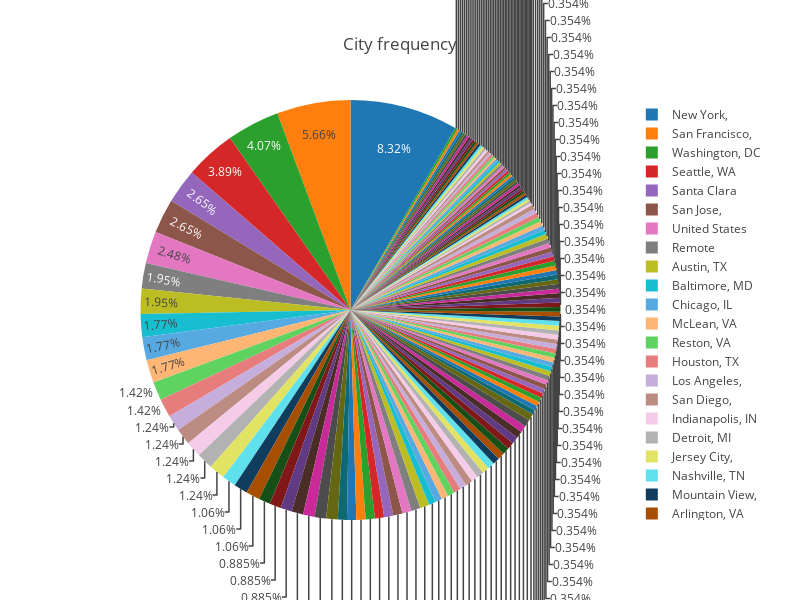

Source (notebook cell):
### Code cell
# Plotly packages
import plotly as py
import plotly.graph_objs as go
from plotly import tools
import cufflinks as cf
import ipywidgets as widgets
from scipy import special
py.offline.init_notebook_mode(connected=True)

# Pass in values for our pie chart
trace = go.Pie(labels=job_data['Location'].value_counts().index, values = job_data['Location'].value_counts())

# Create the layout
layout = go.Layout(
    title = 'City frequency',
    height = 600,
    width = 800,
    autosize = False
)

# Construct the chart
fig = go.Figure(data = [trace], layout = layout)
py.offline.iplot(fig, filename ='cufflinks/simple')

### Figure 1 — Plotly figure (JSON) as saved in the notebook; plotly's stock layout.template omitted (floating-point values rounded to 4 significant figures; data arrays with more than 128 entries replaced by an {"elided": "..."} marker saying what was removed)
{"data": [{"labels": {"elided": "153 str values"}, "type": "pie", "values": {"elided": "153 int values"}}], "layout": {"autosize": false, "height": 600, "title": "City frequency", "width": 800}}
